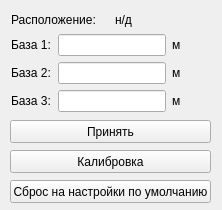
<?xml version="1.0" encoding="UTF-8"?>
<ui version="4.0">
 <class>BasesManualWindow</class>
 <widget class="QMainWindow" name="BasesManualWindow">
  <property name="geometry">
   <rect>
    <x>0</x>
    <y>0</y>
    <width>222</width>
    <height>210</height>
   </rect>
  </property>
  <property name="minimumSize">
   <size>
    <width>222</width>
    <height>210</height>
   </size>
  </property>
  <property name="maximumSize">
   <size>
    <width>222</width>
    <height>210</height>
   </size>
  </property>
  <property name="windowTitle">
   <string>Ввод баз вручную</string>
  </property>
  <widget class="QWidget" name="centralwidget">
   <widget class="QPushButton" name="pushButton">
    <property name="geometry">
     <rect>
      <x>10</x>
      <y>120</y>
      <width>201</width>
      <height>23</height>
     </rect>
    </property>
    <property name="text">
     <string>Принять</string>
    </property>
   </widget>
   <widget class="QPushButton" name="pushButton_3">
    <property name="geometry">
     <rect>
      <x>10</x>
      <y>150</y>
      <width>201</width>
      <height>23</height>
     </rect>
    </property>
    <property name="text">
     <string>Калибровка</string>
    </property>
   </widget>
   <widget class="QWidget" name="layoutWidget">
    <property name="geometry">
     <rect>
      <x>11</x>
      <y>11</y>
      <width>201</width>
      <height>101</height>
     </rect>
    </property>
    <layout class="QGridLayout" name="gridLayout">
     <item row="0" column="0" colspan="2">
      <widget class="QLabel" name="label">
       <property name="text">
        <string>Расположение:</string>
       </property>
      </widget>
     </item>
     <item row="0" column="2">
      <widget class="QLabel" name="positionLbl">
       <property name="text">
        <string>н/д</string>
       </property>
      </widget>
     </item>
     <item row="1" column="0">
      <widget class="QLabel" name="label_3">
       <property name="text">
        <string>База 1:</string>
       </property>
      </widget>
     </item>
     <item row="1" column="1" colspan="2">
      <widget class="QLineEdit" name="base1LineEdit"/>
     </item>
     <item row="1" column="3">
      <widget class="QLabel" name="label_6">
       <property name="text">
        <string>м</string>
       </property>
      </widget>
     </item>
     <item row="2" column="0">
      <widget class="QLabel" name="label_4">
       <property name="text">
        <string>База 2:</string>
       </property>
      </widget>
     </item>
     <item row="2" column="1" colspan="2">
      <widget class="QLineEdit" name="base2LineEdit"/>
     </item>
     <item row="2" column="3">
      <widget class="QLabel" name="label_7">
       <property name="text">
        <string>м</string>
       </property>
      </widget>
     </item>
     <item row="3" column="0">
      <widget class="QLabel" name="label_5">
       <property name="text">
        <string>База 3:</string>
       </property>
      </widget>
     </item>
     <item row="3" column="1" colspan="2">
      <widget class="QLineEdit" name="base3LineEdit"/>
     </item>
     <item row="3" column="3">
      <widget class="QLabel" name="label_8">
       <property name="text">
        <string>м</string>
       </property>
      </widget>
     </item>
    </layout>
   </widget>
   <widget class="QPushButton" name="pushButton_2">
    <property name="geometry">
     <rect>
      <x>10</x>
      <y>180</y>
      <width>201</width>
      <height>23</height>
     </rect>
    </property>
    <property name="text">
     <string>Сброс на настройки по умолчанию</string>
    </property>
   </widget>
  </widget>
 </widget>
 <resources/>
 <connections/>
</ui>
